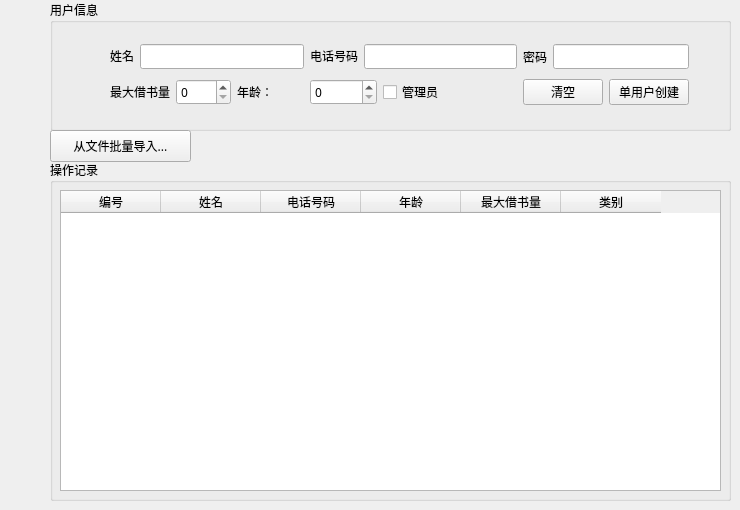
        <widget class="QWidget" name="newUserTab">
         <attribute name="title">
          <string>创建用户</string>
         </attribute>
         <widget class="QGroupBox" name="groupBox_5">
          <property name="geometry">
           <rect>
            <x>50</x>
            <y>0</y>
            <width>681</width>
            <height>131</height>
           </rect>
          </property>
          <property name="font">
           <font>
            <family>PingFang SC</family>
           </font>
          </property>
          <property name="title">
           <string>用户信息</string>
          </property>
          <widget class="QWidget" name="layoutWidget">
           <property name="geometry">
            <rect>
             <x>60</x>
             <y>40</y>
             <width>579</width>
             <height>70</height>
            </rect>
           </property>
           <layout class="QGridLayout" name="gridLayout_4">
            <item row="0" column="0" colspan="2">
             <layout class="QHBoxLayout" name="horizontalLayout_28">
              <item>
               <widget class="QLabel" name="newUserNameLabel">
                <property name="font">
                 <font>
                  <family>PingFang SC</family>
                 </font>
                </property>
                <property name="text">
                 <string>&lt;html&gt;&lt;head/&gt;&lt;body&gt;&lt;p&gt;姓名&lt;/p&gt;&lt;/body&gt;&lt;/html&gt;</string>
                </property>
               </widget>
              </item>
              <item>
               <widget class="QLineEdit" name="newUserNameLineEdit">
                <property name="font">
                 <font>
                  <family>PingFang SC</family>
                 </font>
                </property>
               </widget>
              </item>
             </layout>
            </item>
            <item row="0" column="2" colspan="3">
             <layout class="QHBoxLayout" name="horizontalLayout_29">
              <item>
               <widget class="QLabel" name="newUserTelLabel">
                <property name="font">
                 <font>
                  <family>PingFang SC</family>
                 </font>
                </property>
                <property name="text">
                 <string>&lt;html&gt;&lt;head/&gt;&lt;body&gt;&lt;p&gt;电话号码&lt;/p&gt;&lt;/body&gt;&lt;/html&gt;</string>
                </property>
               </widget>
              </item>
              <item>
               <widget class="QLineEdit" name="newUserTelLineEdit">
                <property name="font">
                 <font>
                  <family>PingFang SC</family>
                 </font>
                </property>
               </widget>
              </item>
             </layout>
            </item>
            <item row="0" column="5" colspan="2">
             <layout class="QHBoxLayout" name="horizontalLayout_37">
              <item>
               <widget class="QLabel" name="newUserPwdLabel">
                <property name="text">
                 <string>密码</string>
                </property>
               </widget>
              </item>
              <item>
               <widget class="QLineEdit" name="newUserPwdLineEdit"/>
              </item>
             </layout>
            </item>
            <item row="1" column="0">
             <layout class="QHBoxLayout" name="horizontalLayout_35">
              <item>
               <widget class="QLabel" name="newUserMaxBorrowNumbersLabel">
                <property name="font">
                 <font>
                  <family>PingFang SC</family>
                 </font>
                </property>
                <property name="text">
                 <string>&lt;html&gt;&lt;head/&gt;&lt;body&gt;&lt;p&gt;最大借书量&lt;/p&gt;&lt;/body&gt;&lt;/html&gt;</string>
                </property>
               </widget>
              </item>
              <item>
               <widget class="QSpinBox" name="newUserMaxBorrowNumbersSpinBox">
                <property name="font">
                 <font>
                  <family>PingFang SC</family>
                 </font>
                </property>
                <property name="maximum">
                 <number>9999</number>
                </property>
               </widget>
              </item>
             </layout>
            </item>
            <item row="1" column="1" colspan="2">
             <layout class="QHBoxLayout" name="horizontalLayout_30">
              <item>
               <widget class="QLabel" name="newUserAgeLabel">
                <property name="font">
                 <font>
                  <family>PingFang SC</family>
                 </font>
                </property>
                <property name="text">
                 <string>&lt;html&gt;&lt;head/&gt;&lt;body&gt;&lt;p&gt;年龄：&lt;/p&gt;&lt;/body&gt;&lt;/html&gt;</string>
                </property>
               </widget>
              </item>
              <item>
               <widget class="QSpinBox" name="newUserAgeSpinBox">
                <property name="font">
                 <font>
                  <family>PingFang SC</family>
                 </font>
                </property>
                <property name="maximum">
                 <number>200</number>
                </property>
               </widget>
              </item>
             </layout>
            </item>
            <item row="1" column="6">
             <widget class="QPushButton" name="doNewUserPushButton">
              <property name="font">
               <font>
                <family>PingFang SC</family>
               </font>
              </property>
              <property name="text">
               <string>单用户创建</string>
              </property>
             </widget>
            </item>
            <item row="1" column="5">
             <widget class="QPushButton" name="clearInputNewUserPushButton">
              <property name="font">
               <font>
                <family>PingFang SC</family>
               </font>
              </property>
              <property name="text">
               <string>清空</string>
              </property>
             </widget>
            </item>
            <item row="1" column="3" colspan="2">
             <widget class="QCheckBox" name="newUserIsAdminCheckBox">
              <property name="font">
               <font>
                <family>PingFang SC</family>
               </font>
              </property>
              <property name="text">
               <string>管理员</string>
              </property>
             </widget>
            </item>
           </layout>
          </widget>
         </widget>
         <widget class="QGroupBox" name="groupBox_6">
          <property name="geometry">
           <rect>
            <x>50</x>
            <y>160</y>
            <width>681</width>
            <height>341</height>
           </rect>
          </property>
          <property name="font">
           <font>
            <family>PingFang SC</family>
           </font>
          </property>
          <property name="title">
           <string>操作记录</string>
          </property>
          <widget class="QTableWidget" name="newUserLogTableWidget">
           <property name="geometry">
            <rect>
             <x>10</x>
             <y>30</y>
             <width>661</width>
             <height>301</height>
            </rect>
           </property>
           <property name="font">
            <font>
             <family>PingFang SC</family>
             <weight>50</weight>
             <bold>false</bold>
            </font>
           </property>
           <property name="editTriggers">
            <set>QAbstractItemView::NoEditTriggers</set>
           </property>
           <property name="selectionMode">
            <enum>QAbstractItemView::SingleSelection</enum>
           </property>
           <property name="selectionBehavior">
            <enum>QAbstractItemView::SelectRows</enum>
           </property>
           <property name="showGrid">
            <bool>true</bool>
           </property>
           <property name="gridStyle">
            <enum>Qt::SolidLine</enum>
           </property>
           <property name="sortingEnabled">
            <bool>false</bool>
           </property>
           <property name="wordWrap">
            <bool>false</bool>
           </property>
           <property name="cornerButtonEnabled">
            <bool>true</bool>
           </property>
           <property name="rowCount">
            <number>0</number>
           </property>
           <column>
            <property name="text">
             <string>编号</string>
            </property>
           </column>
           <column>
            <property name="text">
             <string>姓名</string>
            </property>
           </column>
           <column>
            <property name="text">
             <string>电话号码</string>
            </property>
           </column>
           <column>
            <property name="text">
             <string>年龄</string>
            </property>
           </column>
           <column>
            <property name="text">
             <string>最大借书量</string>
            </property>
           </column>
           <column>
            <property name="text">
             <string>类别</string>
            </property>
           </column>
          </widget>
         </widget>
         <widget class="QPushButton" name="importNewUsersPushButton">
          <property name="geometry">
           <rect>
            <x>50</x>
            <y>130</y>
            <width>141</width>
            <height>32</height>
           </rect>
          </property>
          <property name="font">
           <font>
            <family>PingFang SC</family>
           </font>
          </property>
          <property name="text">
           <string>从文件批量导入...</string>
          </property>
         </widget>
        </widget>
